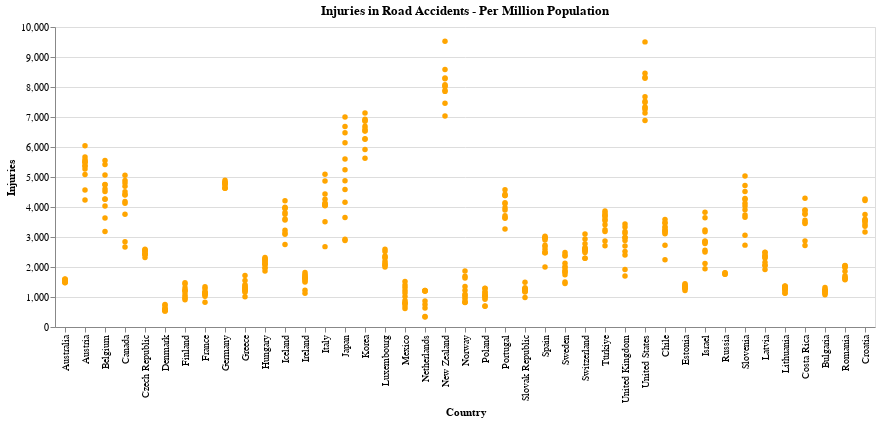

The notebook cell this image was saved under:
### Code cell
# Scatter - Button Selection

options= [i for i in list(data['Year'].unique())]
labels= [f'{str(i)}' for i in list(data['Year'].unique())]

input_dropdown = alt.binding_radio(
    options= options + [None],
    labels= labels + ['All'],
    name='Year: '
)

selection = alt.selection_point(
    fields=['Year'],
    bind=input_dropdown
)

opacity = alt.condition(selection, alt.value(1.0), alt.value(0))

alt.Chart(data, title = 'Injuries in Road Accidents - Per Million Population').mark_circle(color = 'orange').encode(
    x = alt.X('Country:N', scale=alt.Scale(domain=list(data['Country'].unique()))),
    y = alt.Y('Injuries:Q', scale=alt.Scale(domain=[0, 10000])),
    opacity = opacity
).add_params(
    selection
).transform_filter(
    selection
)

### Figure 1 — Vega-Lite specification as saved in the notebook (floating-point values rounded to 4 significant figures; data arrays with more than 128 entries replaced by an {"elided": "..."} marker saying what was removed)
{"config": {"view": {"continuousWidth": 300, "continuousHeight": 300}}, "data": {"name": "data-9c60a30b2c5151cd0bd25720e06c33ca"}, "mark": {"type": "circle", "color": "orange"}, "encoding": {"opacity": {"condition": {"param": "param_75", "value": 1.0}, "value": 0}, "x": {"field": "Country", "scale": {"domain": ["Australia", "Austria", "Belgium", "Canada", "Czech Republic", "Denmark", "Finland", "France", "Germany", "Greece", "Hungary", "Iceland", "Ireland", "Italy", "Japan", "Korea", "Luxembourg", "Mexico", "Netherlands", "New Zealand", "Norway", "Poland", "Portugal", "Slovak Republic", "Spain", "Sweden", "Switzerland", "Türkiye", "United Kingdom", "United States", "Chile", "Estonia", "Israel", "Russia", "Slovenia", "Latvia", "Lithuania", "Costa Rica", "Bulgaria", "Romania", "Croatia"]}, "type": "nominal"}, "y": {"field": "Injuries", "scale": {"domain": [0, 10000]}, "type": "quantitative"}}, "params": [{"name": "param_75", "select": {"type": "point", "fields": ["Year"]}, "bind": {"input": "radio", "options": [2010.0, 2011.0, 2012.0, 2013.0, 2014.0, 2015.0, 2016.0, 2017.0, 2018.0, 2019.0, 2020.0, 2021.0, null], "labels": ["2010", "2011", "2012", "2013", "2014", "2015", "2016", "2017", "2018", "2019", "2020", "2021", "All"], "name": "Year: "}}], "title": "Injuries in Road Accidents - Per Million Population", "transform": [{"filter": {"param": "param_75"}}], "$schema": "https://vega.github.io/schema/vega-lite/v5.15.1.json", "datasets": {"data-9c60a30b2c5151cd0bd25720e06c33ca": {"elided": "457 records"}}}
